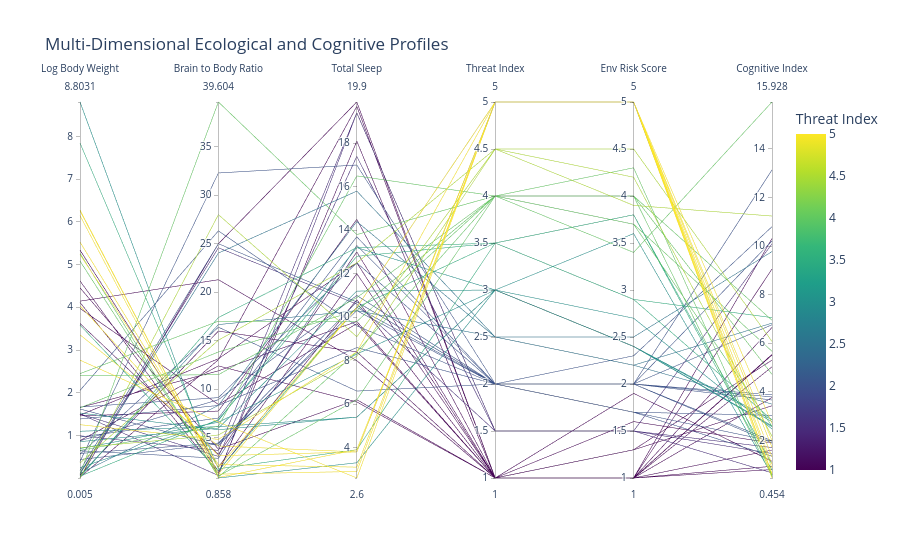

The cell this chart's notebook holds for it:
### Markdown cell above
ور خطوطی که در یک ناحیه از محور اول هستند، در محورهای بعدی هم به سمت نواحی خاصی میروند. مثلاً آیا حیواناتی با total_sleep بالا، لزوماً threat_index پایینی دارند؟

فیلتر کردن تعاملی: یکی از ویژگیهای جذاب این نمودار در Plotly این است که دانشجو میتواند روی هر محور یک بازه را با موس انتخاب (Select) کند تا فقط خطوط مربوط به آن گروه (مثلاً حیوانات پرخطر) هایلایت شوند.

تفسیر رنگ: چون رنگ بر اساس threat_index است، خطوط بنفش و زرد به خوبی نشان میدهند که موجودات در معرض خطر، چه رفتاری در سایر ابعاد (مثل هوش یا میزان خواب) از خود نشان میدهند.

### Code cell
# --- ترسیم نمودار مختصات موازی (Parallel Coordinates Plot) ---
# این نمودار برای تحلیل همزمان چندین متغیر عددی و کشف الگوهای پیچیده عالی است.

# ایجاد یک کپی از دادهها برای اطمینان از عدم تغییر در دیتاست اصلی هنگام رسم
sample = df.copy()

fig = px.parallel_coordinates(
    sample,
    # ستونهایی که میخواهیم به عنوان محورهای عمودی در نمودار نمایش داده شوند
    dimensions=[
        "log_body_weight",
        "brain_to_body_ratio",
        "total_sleep",
        "threat_index",
        "environment_risk_score",
        "cognitive_ecology_index"
    ],
    # طیف رنگی نمودار بر اساس شاخص تهدید تنظیم میشود
    color=sample["threat_index"],
    # استفاده از مقیاس رنگی Viridis که برای تفکیک دادهها بسیار استاندارد است
    color_continuous_scale="Viridis",
    # تنظیم برچسبهای خوانا برای هر محور
    labels={
        "log_body_weight": "Log Body Weight",
        "brain_to_body_ratio": "Brain to Body Ratio",
        "total_sleep": "Total Sleep",
        "threat_index": "Threat Index",
        "environment_risk_score": "Env Risk Score",
        "cognitive_ecology_index": "Cognitive Index"
    },
    title="Multi-Dimensional Ecological and Cognitive Profiles"
)

# نمایش نمودار (در این نمودار میتوانید با کشیدن موس روی هر محور، فیلترهای خاص اعمال کنید)
fig.show()

### Figure 1 — Plotly figure (JSON) as saved in the notebook; plotly's stock layout.template omitted (floating-point values rounded to 4 significant figures)
{"data": [{"dimensions": [{"label": "Log Body Weight", "values": [8.803, 0.6931, 1.478, 0.6523, 7.843, 2.447, 0.02274, 5.081, 1.459, 3.973, 0.3542, 6.144, 0.4383, 5.237, 0.07232, 1.386, 0.5794, 0.1823, 0.8796, 4.111, 6.273, 3.356, 0.1133, 5.338, 4.454, 3.62, 0.09622, 0.7129, 6.258, 4.615, 3.584, 0.004988, 0.00995, 4.143, 0.1151, 0.8544, 0.02274, 0.04688, 0.9933, 1.504, 5.525, 0.392, 2.398, 0.9632, 5.263, 1.253, 1.665, 0.2469, 1.655, 2.054, 0.5596, 1.526, 2.762, 4.034, 0.8755, 0.05827, 0.6419, 1.099, 0.09894, 1.647, 1.504, 1.619]}, {"label": "Brain to Body Ratio", "values": [0.8584, 6.6, 13.15, 6.196, 1.807, 17.01, 13.04, 1.056, 7.758, 8.436, 15.06, 0.9097, 4.364, 2.239, 16.0, 8.333, 4.459, 25.0, 12.41, 1.35, 1.285, 4.158, 8.333, 1.961, 3.824, 3.289, 39.6, 5.288, 1.257, 1.57, 1.6, 27.99, 25.0, 21.29, 24.59, 6.0, 17.39, 6.875, 3.706, 3.086, 1.96, 32.29, 11.5, 7.037, 0.9375, 4.84, 9.142, 6.786, 11.9, 26.32, 16.4, 5.833, 6.622, 3.153, 8.929, 16.67, 2.889, 6.15, 24.04, 13.84, 1.114, 4.198]}, {"label": "Total Sleep", "values": [3.3, 8.3, 12.5, 16.5, 3.9, 9.8, 19.7, 6.2, 14.5, 9.7, 12.5, 3.9, 10.3, 3.1, 8.4, 8.6, 10.7, 10.7, 6.1, 18.1, 10.45, 3.8, 14.4, 12.0, 6.2, 13.0, 13.8, 8.2, 2.9, 10.8, 10.45, 9.1, 19.9, 8.0, 10.6, 11.2, 13.2, 12.8, 19.4, 17.4, 10.45, 17.0, 10.9, 13.7, 8.4, 8.4, 12.5, 13.2, 9.8, 9.6, 6.6, 5.4, 2.6, 3.8, 11.0, 10.3, 13.3, 5.4, 15.8, 10.3, 19.4, 10.45]}, {"label": "Threat Index", "values": [3.0, 3.0, 1.0, 4.0, 3.5, 4.0, 1.0, 4.0, 1.0, 1.0, 4.5, 5.0, 2.0, 5.0, 1.0, 2.0, 2.0, 2.0, 1.0, 1.0, 5.0, 5.0, 2.5, 1.0, 1.0, 1.0, 4.0, 4.5, 5.0, 1.0, 3.5, 4.5, 1.0, 1.0, 1.5, 3.0, 3.5, 3.5, 1.5, 1.5, 5.0, 2.0, 4.0, 2.0, 4.0, 5.0, 2.0, 3.0, 1.0, 2.0, 2.0, 3.0, 5.0, 5.0, 2.0, 2.5, 2.0, 3.0, 2.5, 4.0, 1.5, 2.0]}, {"label": "Env Risk Score", "values": [3.6, 2.4, 1.0, 3.7, 3.8, 4.0, 1.0, 4.3, 1.3, 1.0, 4.5, 5.0, 1.7, 5.0, 1.0, 2.0, 2.0, 2.0, 1.3, 1.0, 5.0, 5.0, 2.2, 1.9, 1.6, 1.0, 3.4, 4.2, 5.0, 1.0, 3.8, 3.9, 1.0, 1.0, 1.5, 2.4, 2.9, 2.9, 1.5, 1.5, 5.0, 2.0, 4.0, 1.7, 4.0, 5.0, 2.0, 2.4, 1.0, 2.3, 2.0, 2.7, 5.0, 5.0, 2.0, 2.2, 1.7, 2.4, 2.5, 3.7, 1.5, 2.0]}, {"label": "Cognitive Index", "values": [0.5792, 2.773, 5.54, 2.584, 1.02, 6.947, 5.514, 0.5737, 3.427, 3.764, 6.075, 0.4539, 1.971, 1.016, 6.65, 3.663, 1.981, 10.21, 5.307, 0.801, 0.5982, 1.723, 3.495, 1.142, 1.892, 1.604, 15.93, 2.168, 0.6409, 0.9352, 0.7789, 11.24, 10.31, 9.056, 10.09, 2.565, 7.056, 2.846, 1.707, 1.464, 0.8548, 13.13, 4.721, 3.034, 0.516, 1.99, 3.878, 2.848, 5.03, 10.8, 6.761, 2.471, 2.7, 1.321, 3.79, 6.827, 1.349, 2.602, 9.772, 5.669, 0.6647, 1.898]}], "domain": {"x": [0, 1], "y": [0, 1]}, "line": {"color": [3.0, 3.0, 1.0, 4.0, 3.5, 4.0, 1.0, 4.0, 1.0, 1.0, 4.5, 5.0, 2.0, 5.0, 1.0, 2.0, 2.0, 2.0, 1.0, 1.0, 5.0, 5.0, 2.5, 1.0, 1.0, 1.0, 4.0, 4.5, 5.0, 1.0, 3.5, 4.5, 1.0, 1.0, 1.5, 3.0, 3.5, 3.5, 1.5, 1.5, 5.0, 2.0, 4.0, 2.0, 4.0, 5.0, 2.0, 3.0, 1.0, 2.0, 2.0, 3.0, 5.0, 5.0, 2.0, 2.5, 2.0, 3.0, 2.5, 4.0, 1.5, 2.0], "coloraxis": "coloraxis"}, "name": "", "type": "parcoords"}], "layout": {"coloraxis": {"colorbar": {"title": {"text": "Threat Index"}}, "colorscale": [[0, "#440154"], [0.1111, "#482878"], [0.2222, "#3e4989"], [0.3333, "#31688e"], [0.4444, "#26828e"], [0.5556, "#1f9e89"], [0.6667, "#35b779"], [0.7778, "#6ece58"], [0.8889, "#b5de2b"], [1, "#fde725"]]}, "legend": {"tracegroupgap": 0}, "title": {"text": "Multi-Dimensional Ecological and Cognitive Profiles"}}}
